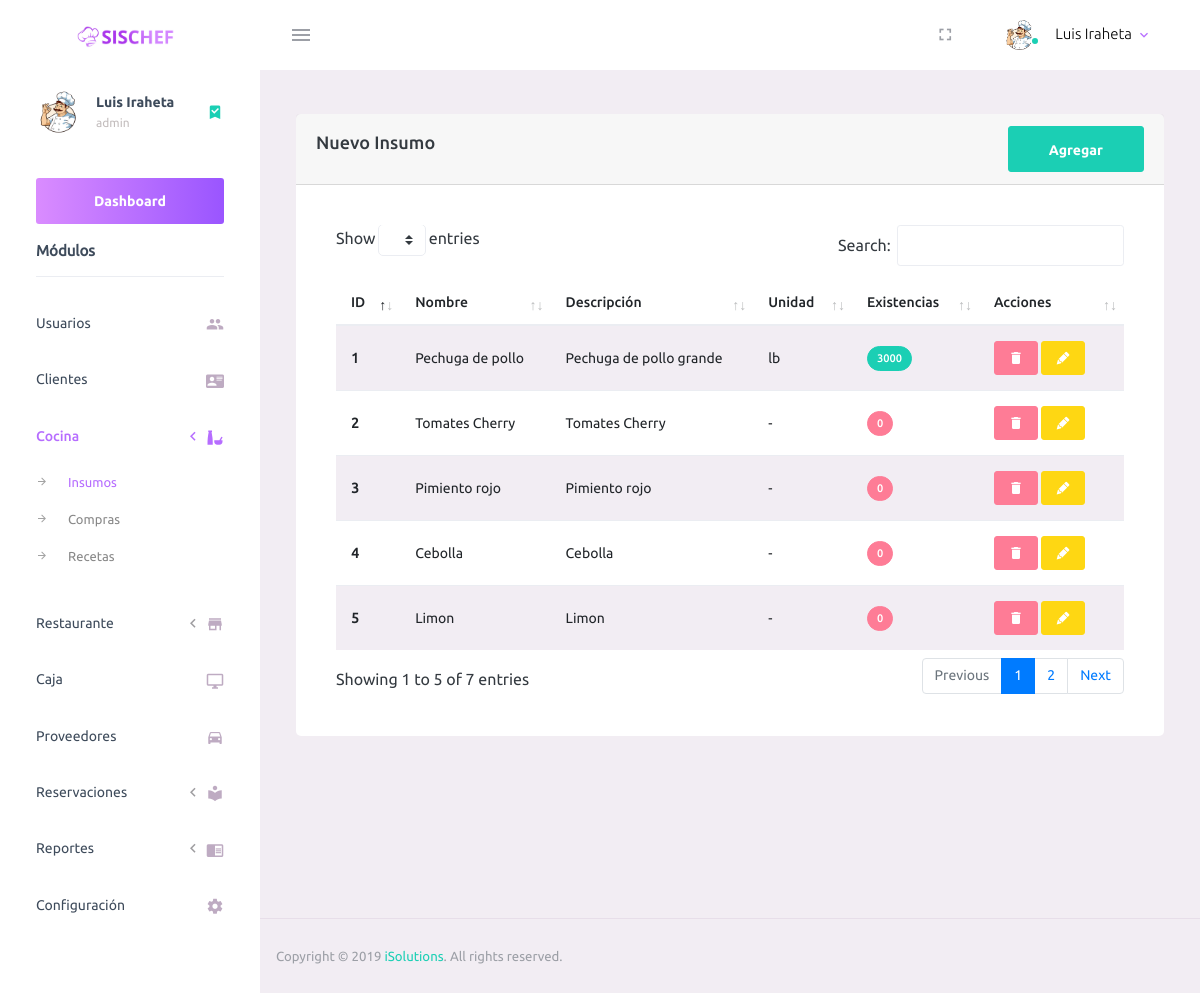
/admin/supplies.php (signed in), run on an earlier commit of the app's database.
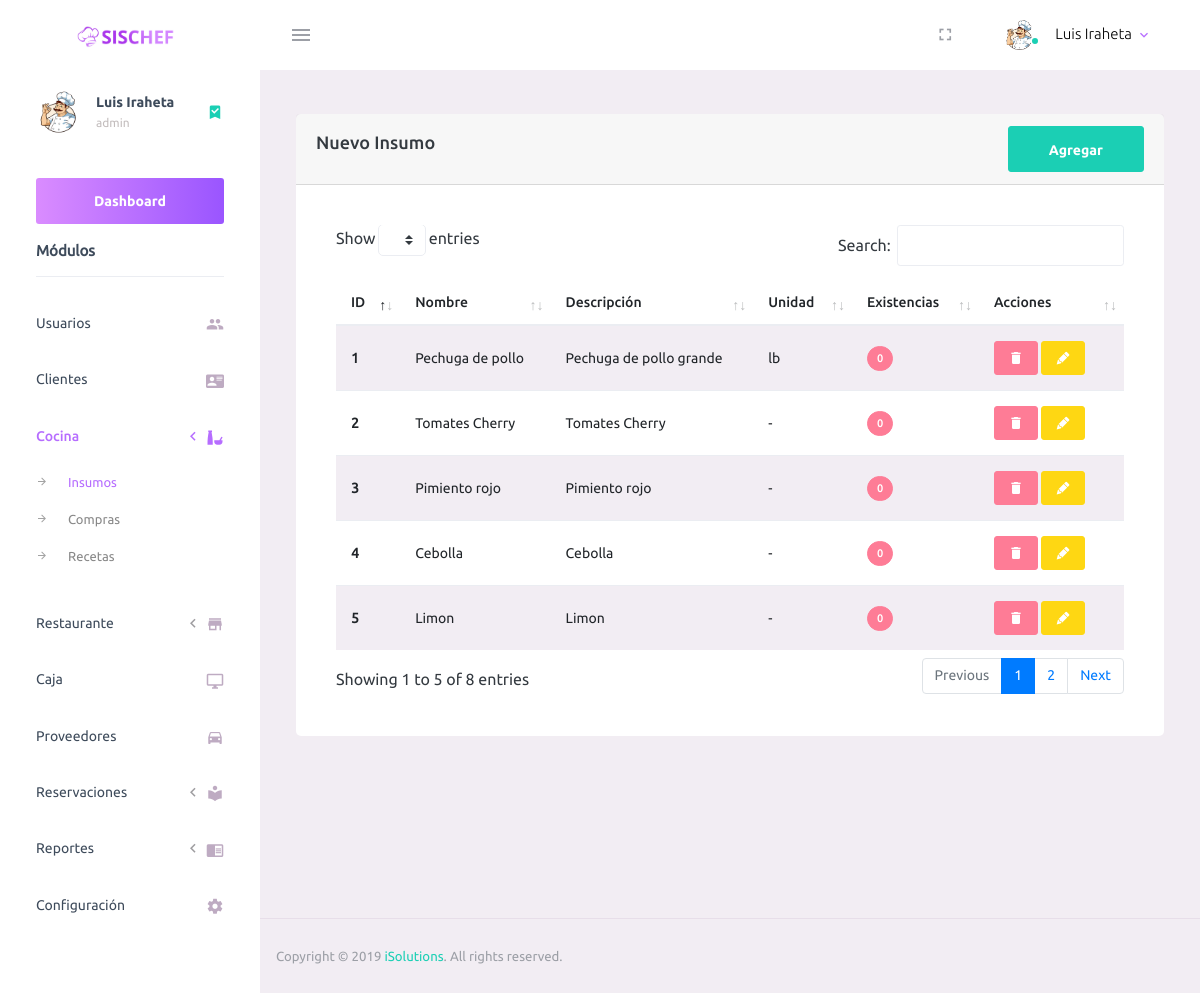
And on a later commit of the database.
### tables this page shows
CREATE TABLE `insumos` (
  `id` int(11) NOT NULL,
  `nombre` varchar(50) NOT NULL,
  `descripcion` varchar(150) NOT NULL,
  `existencias` int(15) DEFAULT NULL,
  `unidad` varchar(7) NOT NULL,
  `fecha_ingreso` timestamp NULL DEFAULT NULL,
  `fecha_modificacion` timestamp NULL DEFAULT NULL
);

### admin/supplies.php (the view, shortened to what this page needs)
<?php include_once("./template/_header.php");?>
<div class="main-panel">
	<div class="content-wrapper">
		<div class="row">
			<div class="col-md-12">
				<div class="card">
					<div class="card-header">
						<div class="d-flex align-items-center">
							<h4 class="card-title">Nuevo Insumo</h4>
							<button class="btn btn-success btn-round ml-auto" data-toggle="modal"
								data-target="#addRowModal">
								Agregar
							</button>
						</div>
					</div>
					<div class="card-body">
						<div class="table-responsive">
							<table id="add-row" class="display table table-striped table-hover">
								<thead>
									<tr>
										<th>ID</th>
										<th>Nombre</th>
										<th>Descripción</th>
										<th>Unidad</th>
										<th>Existencias</th>
										<th width="100">Acciones</th>
									</tr>
								</thead>
								<tbody>
									<?php
										$sql = "SELECT * FROM insumos";
										$ejecutar = $conexion->query($sql);
										while ($reg = $ejecutar->fetch_assoc()) {
											echo "<tr>";
											echo "<th scope='row'>" . ($reg["id"])  . "</th>";
											echo "<td>" . ($reg["nombre"]) . "</td>";
											echo "<td>" . ($reg["descripcion"]) . "</td>";
											echo "<td>" . ($reg["unidad"]) . "</td>";
											if($reg["existencias"] <=$data[7]){
												echo "<td><span class='badge badge-pill badge-danger'>" . ($reg["existencias"]) . "</span></td>";
											}else{
												echo "<td><span class='badge badge-pill badge-success'>" . ($reg["existencias"]) . "</span></td>";
											}
											?>
									<td>
										<a name="edit" value="Delete" id="<?php echo $reg["id"]; ?>"
											class="btn btn-danger btn-sm delete_data"><i style="color:white !important;"
												class='mdi mdi-delete'></i></a>
										<a name="edit" value="Edit" id="<?php echo $reg["id"]; ?>"
											class="btn btn-warning btn-sm edit_data"><i style="color:white !important;"
												class='mdi mdi-lead-pencil'></i></a></td>
									</tr>
									<?php  }
										?>
								</tbody>
							</table>
						</div>
					</div>
				</div>
			</div>
		</div>
	</div>
	<?php  include_once("./template/_footer.php") ?>

What changed in the data, as far as the page shows it:
changed insumos "Pechuga de pollo": existencias "3000" → "0"
Also different on the page:
text written by a page script: "Show entries Search: Showing 1 to 5 of 7 entries Previous 1 2 Next" → "Show entries Search: Showing 1 to 5 of 8 entries Previous 1 2 Next"
